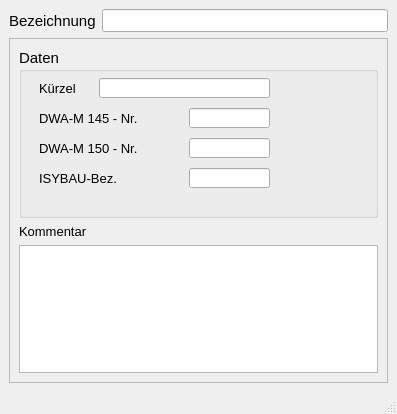
<?xml version="1.0" encoding="UTF-8"?>
<ui version="4.0">
 <class>MainWindow</class>
 <widget class="QMainWindow" name="MainWindow">
  <property name="geometry">
   <rect>
    <x>0</x>
    <y>0</y>
    <width>397</width>
    <height>414</height>
   </rect>
  </property>
  <property name="minimumSize">
   <size>
    <width>290</width>
    <height>330</height>
   </size>
  </property>
  <property name="font">
   <font>
    <family>Tahoma</family>
    <pointsize>10</pointsize>
   </font>
  </property>
  <property name="windowTitle">
   <string>MainWindow</string>
  </property>
  <property name="layoutDirection">
   <enum>Qt::LeftToRight</enum>
  </property>
  <widget class="QWidget" name="centralwidget">
   <layout class="QVBoxLayout" name="verticalLayout">
    <item>
     <layout class="QHBoxLayout" name="horizontalLayout">
      <item>
       <widget class="QLabel" name="label_4">
        <property name="font">
         <font>
          <family>Tahoma</family>
          <pointsize>11</pointsize>
         </font>
        </property>
        <property name="text">
         <string>Bezeichnung</string>
        </property>
        <property name="alignment">
         <set>Qt::AlignLeading|Qt::AlignLeft|Qt::AlignVCenter</set>
        </property>
       </widget>
      </item>
      <item>
       <widget class="QLineEdit" name="bezeichnung">
        <property name="toolTip">
         <string>&lt;html&gt;&lt;head/&gt;&lt;body&gt;&lt;p&gt;Eindeutige Bezeichnung&lt;/p&gt;&lt;/body&gt;&lt;/html&gt;</string>
        </property>
        <property name="statusTip">
         <string>Eindeutige Bezeichnung</string>
        </property>
        <property name="text">
         <string/>
        </property>
       </widget>
      </item>
     </layout>
    </item>
    <item>
     <widget class="QScrollArea" name="scrollArea">
      <property name="widgetResizable">
       <bool>true</bool>
      </property>
      <widget class="QWidget" name="scrollAreaWidgetContents">
       <property name="geometry">
        <rect>
         <x>0</x>
         <y>0</y>
         <width>373</width>
         <height>328</height>
        </rect>
       </property>
       <layout class="QVBoxLayout" name="verticalLayout_2">
        <item>
         <widget class="QGroupBox" name="groupBox_3">
          <property name="minimumSize">
           <size>
            <width>0</width>
            <height>170</height>
           </size>
          </property>
          <property name="maximumSize">
           <size>
            <width>16777215</width>
            <height>170</height>
           </size>
          </property>
          <property name="font">
           <font>
            <family>Tahoma</family>
            <pointsize>11</pointsize>
           </font>
          </property>
          <property name="title">
           <string>Daten</string>
          </property>
          <widget class="QLabel" name="label_8">
           <property name="geometry">
            <rect>
             <x>20</x>
             <y>30</y>
             <width>121</width>
             <height>21</height>
            </rect>
           </property>
           <property name="font">
            <font>
             <family>Tahoma</family>
             <pointsize>10</pointsize>
            </font>
           </property>
           <property name="text">
            <string>Kürzel</string>
           </property>
           <property name="alignment">
            <set>Qt::AlignLeading|Qt::AlignLeft|Qt::AlignVCenter</set>
           </property>
          </widget>
          <widget class="QLineEdit" name="kuerzel">
           <property name="geometry">
            <rect>
             <x>80</x>
             <y>30</y>
             <width>171</width>
             <height>20</height>
            </rect>
           </property>
           <property name="font">
            <font>
             <family>Tahoma</family>
             <pointsize>10</pointsize>
            </font>
           </property>
           <property name="toolTip">
            <string>optional: Kürzel</string>
           </property>
           <property name="statusTip">
            <string>optional: Kürzel</string>
           </property>
           <property name="text">
            <string/>
           </property>
          </widget>
          <widget class="QLineEdit" name="m150">
           <property name="geometry">
            <rect>
             <x>170</x>
             <y>90</y>
             <width>81</width>
             <height>20</height>
            </rect>
           </property>
           <property name="toolTip">
            <string>&lt;html&gt;&lt;head/&gt;&lt;body&gt;&lt;p&gt;Nr. des Funktionsstatus gem. DWA-M 150 (Referenzliste 109)&lt;/p&gt;&lt;/body&gt;&lt;/html&gt;</string>
           </property>
           <property name="statusTip">
            <string>Nr. des Funktionsstatus gem. DWA-M 150 (Referenzliste 109)</string>
           </property>
          </widget>
          <widget class="QLabel" name="label_9">
           <property name="geometry">
            <rect>
             <x>20</x>
             <y>120</y>
             <width>131</width>
             <height>21</height>
            </rect>
           </property>
           <property name="font">
            <font>
             <family>Tahoma</family>
             <pointsize>10</pointsize>
            </font>
           </property>
           <property name="text">
            <string>&lt;html&gt;&lt;head/&gt;&lt;body&gt;&lt;p&gt;ISYBAU-Bez.&lt;/p&gt;&lt;/body&gt;&lt;/html&gt;</string>
           </property>
           <property name="alignment">
            <set>Qt::AlignLeading|Qt::AlignLeft|Qt::AlignVCenter</set>
           </property>
          </widget>
          <widget class="QLabel" name="label_10">
           <property name="geometry">
            <rect>
             <x>20</x>
             <y>60</y>
             <width>131</width>
             <height>21</height>
            </rect>
           </property>
           <property name="font">
            <font>
             <family>Tahoma</family>
             <pointsize>10</pointsize>
            </font>
           </property>
           <property name="text">
            <string>&lt;html&gt;&lt;head/&gt;&lt;body&gt;&lt;p&gt;DWA-M 145 - Nr.&lt;/p&gt;&lt;/body&gt;&lt;/html&gt;</string>
           </property>
           <property name="alignment">
            <set>Qt::AlignLeading|Qt::AlignLeft|Qt::AlignVCenter</set>
           </property>
          </widget>
          <widget class="QLabel" name="label_11">
           <property name="geometry">
            <rect>
             <x>20</x>
             <y>90</y>
             <width>131</width>
             <height>21</height>
            </rect>
           </property>
           <property name="font">
            <font>
             <family>Tahoma</family>
             <pointsize>10</pointsize>
            </font>
           </property>
           <property name="text">
            <string>&lt;html&gt;&lt;head/&gt;&lt;body&gt;&lt;p&gt;DWA-M 150 - Nr.&lt;/p&gt;&lt;/body&gt;&lt;/html&gt;</string>
           </property>
           <property name="alignment">
            <set>Qt::AlignLeading|Qt::AlignLeft|Qt::AlignVCenter</set>
           </property>
          </widget>
          <widget class="QLineEdit" name="isybau">
           <property name="enabled">
            <bool>true</bool>
           </property>
           <property name="geometry">
            <rect>
             <x>170</x>
             <y>120</y>
             <width>81</width>
             <height>20</height>
            </rect>
           </property>
           <property name="font">
            <font>
             <family>Tahoma</family>
             <pointsize>10</pointsize>
            </font>
           </property>
           <property name="toolTip">
            <string>&lt;html&gt;&lt;head/&gt;&lt;body&gt;&lt;p&gt;Nr. des Funktionsstatus gem. ISYBAU (Referenzliste G105)&lt;/p&gt;&lt;/body&gt;&lt;/html&gt;</string>
           </property>
           <property name="statusTip">
            <string>Nr. des Funktionsstatus gem. ISYBAU (Referenzliste G105)</string>
           </property>
           <property name="layoutDirection">
            <enum>Qt::RightToLeft</enum>
           </property>
           <property name="autoFillBackground">
            <bool>false</bool>
           </property>
           <property name="text">
            <string/>
           </property>
           <property name="frame">
            <bool>true</bool>
           </property>
          </widget>
          <widget class="QLineEdit" name="m145">
           <property name="enabled">
            <bool>true</bool>
           </property>
           <property name="geometry">
            <rect>
             <x>170</x>
             <y>60</y>
             <width>81</width>
             <height>20</height>
            </rect>
           </property>
           <property name="font">
            <font>
             <family>Tahoma</family>
             <pointsize>10</pointsize>
            </font>
           </property>
           <property name="toolTip">
            <string>&lt;html&gt;&lt;head/&gt;&lt;body&gt;&lt;p&gt;Nr. des Funktionsstatus gem. DWA-M 145 (Referenzliste 1010)&lt;/p&gt;&lt;/body&gt;&lt;/html&gt;</string>
           </property>
           <property name="statusTip">
            <string>Nr. des Funktionsstatus gem. DWA-M 145 (Referenzliste 1010)</string>
           </property>
           <property name="layoutDirection">
            <enum>Qt::RightToLeft</enum>
           </property>
           <property name="autoFillBackground">
            <bool>false</bool>
           </property>
           <property name="text">
            <string/>
           </property>
           <property name="frame">
            <bool>true</bool>
           </property>
          </widget>
         </widget>
        </item>
        <item>
         <widget class="QLabel" name="label_15">
          <property name="text">
           <string>Kommentar</string>
          </property>
         </widget>
        </item>
        <item>
         <widget class="QTextEdit" name="kommentar">
          <property name="minimumSize">
           <size>
            <width>0</width>
            <height>0</height>
           </size>
          </property>
          <property name="toolTip">
           <string>&lt;html&gt;&lt;head/&gt;&lt;body&gt;&lt;p&gt;Platz für zusätzliche Kommentare.&lt;/p&gt;&lt;/body&gt;&lt;/html&gt;</string>
          </property>
          <property name="statusTip">
           <string>Platz für zusätzliche Kommentare.</string>
          </property>
         </widget>
        </item>
       </layout>
      </widget>
     </widget>
    </item>
   </layout>
  </widget>
  <widget class="QStatusBar" name="statusbar"/>
 </widget>
 <tabstops>
  <tabstop>bezeichnung</tabstop>
 </tabstops>
 <resources/>
 <connections/>
</ui>
